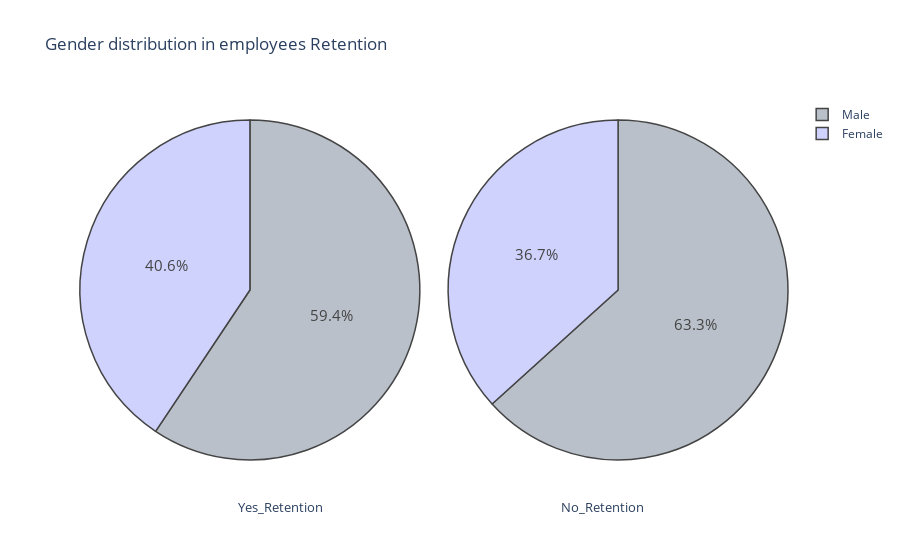
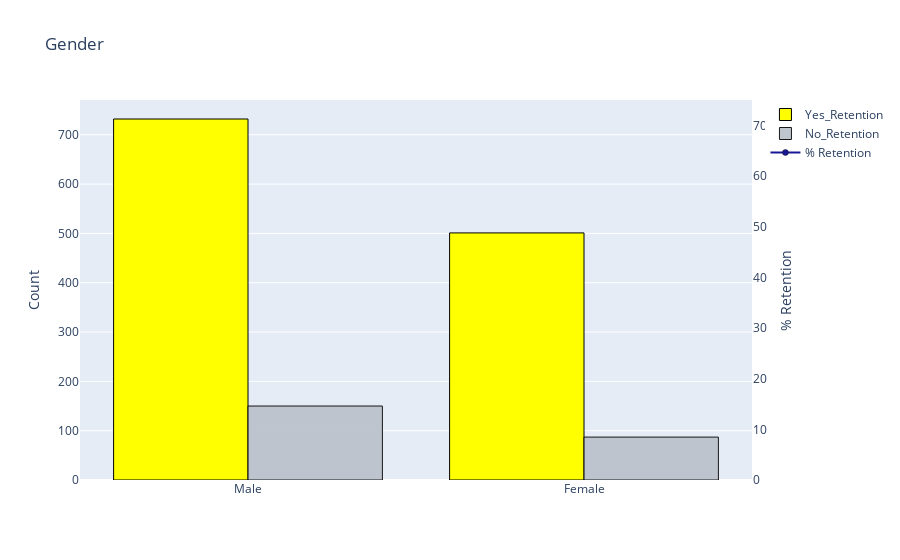

These figures' notebook cell, in order:
### Markdown cell above
## <i> Gender Distribution of Employee Retention

### Code cell
plot_pie('Gender')
barplot('Gender', False)

### Figure 1 — Plotly figure (JSON) as saved in the notebook; plotly's stock layout.template omitted (floating-point values rounded to 4 significant figures)
{"data": [{"domain": {"x": [0, 0.48]}, "hoverinfo": "label+percent+name", "labels": ["Male", "Female"], "marker": {"colors": ["#B9C0C9", "#CED2FD", "#ceb0ff", "lightskyblue", "lightgrey", "#EAB9FC", "cyan", "#DDC8FE"], "line": {"width": 1.5}}, "name": "Retention employes", "textfont": {"size": 15}, "type": "pie", "values": [732, 501]}, {"domain": {"x": [0.52, 1]}, "hoverinfo": "label+percent+name", "labels": ["Male", "Female"], "marker": {"colors": ["#B9C0C9", "#CED2FD", "#ceb0ff", "lightskyblue", "lightgrey", "#EAB9FC", "cyan", "#DDC8FE"], "line": {"width": 1.5}}, "name": "Non Retention employes", "textfont": {"size": 15}, "type": "pie", "values": [150, 87]}], "layout": {"annotations": [{"font": {"size": 13}, "showarrow": false, "text": "Yes_Retention", "x": 0.22, "y": -0.1}, {"font": {"size": 13}, "showarrow": false, "text": "No_Retention", "x": 0.8, "y": -0.1}], "title": {"text": "Gender distribution in employees Retention "}}}

### Figure 2 — Plotly figure (JSON) as saved in the notebook; plotly's stock layout.template omitted (floating-point values rounded to 4 significant figures)
{"data": [{"marker": {"color": "yellow", "line": {"color": "#000000", "width": 1}}, "name": "Yes_Retention", "type": "bar", "x": ["Male", "Female"], "y": [732, 501]}, {"marker": {"color": "#B9C0C9", "line": {"color": "#000000", "width": 1}}, "name": "No_Retention", "opacity": 0.9, "type": "bar", "x": ["Male", "Female"], "y": [150, 87]}, {"marker": {"color": "darkblue", "line": {"color": "#000000", "width": 0.5}}, "name": "% Retention", "opacity": 0.9, "type": "scatter", "x": ["Female", "Male"], "y": [85.2, 82.99], "yaxis": "y2"}], "layout": {"title": {"text": "Gender"}, "yaxis": {"title": {"text": "Count"}}, "yaxis2": {"anchor": "x", "overlaying": "y", "range": [0, 75], "showgrid": false, "side": "right", "title": {"text": "% Retention"}, "zeroline": false}}}
